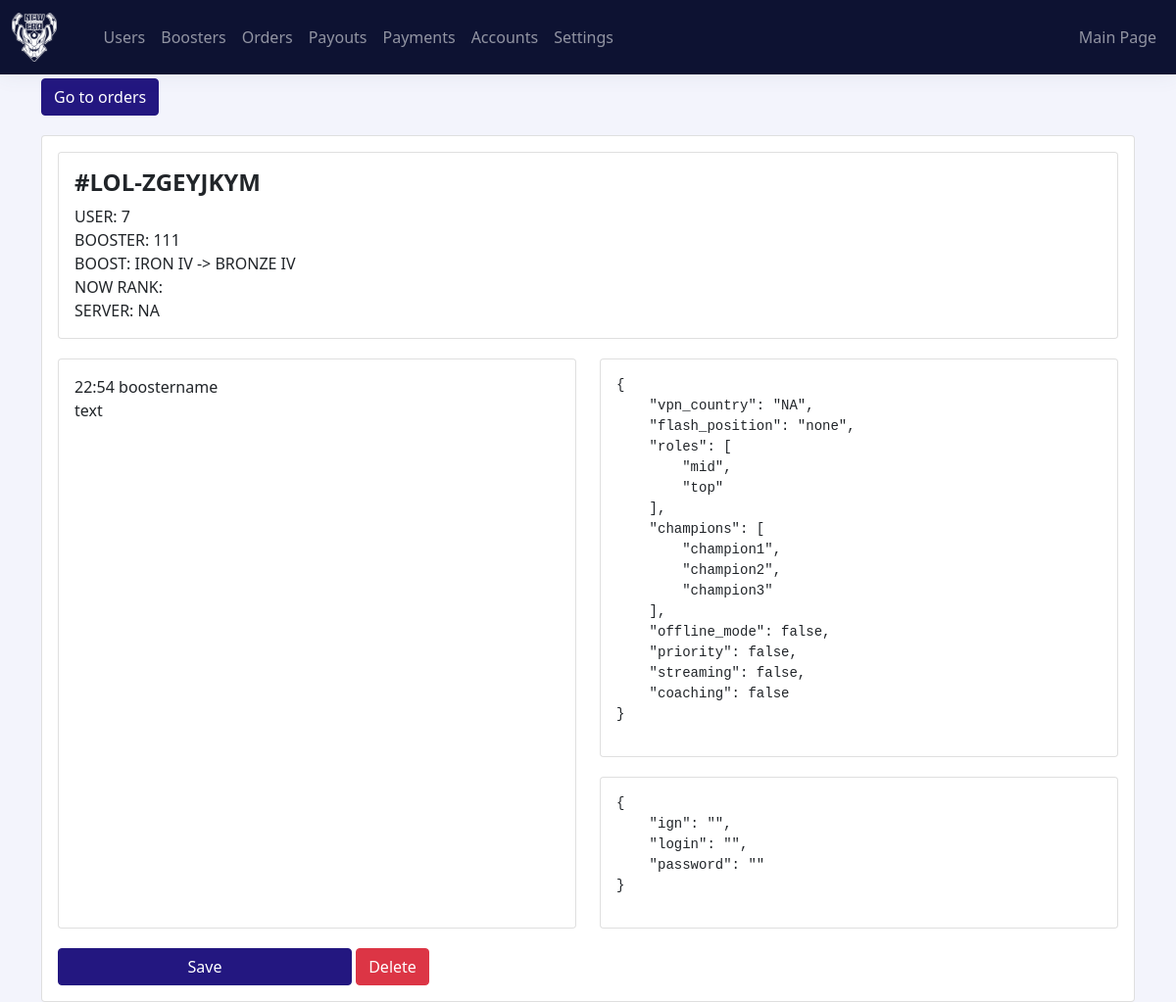
Screenshot of /backend/?page=order&id=3 with the database file from the repository.
### tables this page shows
CREATE TABLE `orders` (
  `id` int(11) NOT NULL,
  `text_id` varchar(16) NOT NULL,
  `user_id` int(11) NOT NULL,
  `game` varchar(16) NOT NULL,
  `type` varchar(16) NOT NULL,
  `status` varchar(16) NOT NULL,
  `booster_id` int(11) NOT NULL,
  `price` decimal(9,2) NOT NULL,
  `date` varchar(64) NOT NULL,
  `information` mediumtext NOT NULL
);

### includes/config.php (called while the page is built, shortened)
<?php
$site = array(
    'user'    => 'u287128997_main',
    'pass'    => 'PeT8Z!pbB3a8',
    'db'      => 'u287128997_main',
    'charset' => 'utf8mb4'
);
try {
    $sql  = new SafeMySQL($site);
} catch (Exception $e) {
    include(ROOT . "/includes/exception.php");
    getError($e);
}

### classes/safemysql.class.php (called while the page is built, shortened)
<?php
class SafeMySQL
{
	protected $conn;
	protected $defaults = array(
		'host'      => 'localhost',
		'user'      => 'root',
		'pass'      => '',
		'db'        => 'test',
		'port'      => NULL,
		'socket'    => NULL,
		'pconnect'  => FALSE,
		'charset'   => 'utf8',
		'errmode'   => 'exception',
		'exception' => 'Exception',
	);
	function __construct($opt = array())
	{
		$opt = array_merge($this->defaults, $opt);
		@$this->conn = mysqli_connect($opt['host'], $opt['user'], $opt['pass'], $opt['db'], $opt['port'], $opt['socket']);
		mysqli_set_charset($this->conn, $opt['charset']) or $this->error(mysqli_error($this->conn));
	}
	public function fetch($result, $mode = self::RESULT_ASSOC)
	{
		return mysqli_fetch_array($result, $mode);
	}
	public function getRow()
	{
		$query = $this->prepareQuery(func_get_args());
		if ($res = $this->rawQuery($query)) {
			$ret = $this->fetch($res);
			return $ret;
		}
		return FALSE;
	}
	protected function rawQuery($query)
	{
		$start = microtime(TRUE);
		$res   = mysqli_query($this->conn, $query);
		$timer = microtime(TRUE) - $start;
		return $res;
	}
	protected function prepareQuery($args)
	{
		$query = '';
		$raw   = array_shift($args);
		$array = preg_split('~(\?[nsiuap])~u', $raw, null, PREG_SPLIT_DELIM_CAPTURE);
		$anum  = count($args);
		$pnum  = floor(count($array) / 2);
		foreach ($array as $i => $part) {
			if (($i % 2) == 0) {
				$query .= $part;
				continue;
			}
			$value = array_shift($args);
			switch ($part) {
				case '?s':
					$part = $this->escapeString($value);
					break;
			}
			$query .= $part;
		}
		return $query;
	}
	protected function escapeString($value)
	{
		return	"'" . mysqli_real_escape_string($this->conn, $value) . "'";
	}
}

### backend/page/order.page.php (the view)
<?php
    $order_id = $_GET['id'];
    $orderMain = $sql->getRow("SELECT * FROM `orders` WHERE `id` = ?s", $order_id);
    $orderInfo = unserialize($orderMain['information']);
?>
<div class="container">
    <div>
        <a href="?page=orders" class="btn btn-primary">Go to orders</a>
    </div>
    <div class="card card-body" style="margin-top: 20px;">
        <div class="card card-body" style="text-transform: uppercase;">
            <h4><b>#<?=$orderMain['text_id']?></b></h4>
            <div>
                <div>
                    User: <?=$orderMain['user_id']?>
                </div>
                <div>
                    Booster: <?=$orderMain['booster_id']?>
                </div>
                <div>
                    Boost: <?=$orderInfo['from_to']['from']?> -> <?=$orderInfo['from_to']['to']?>
                </div>
                <div>
                    Now rank: <?=$orderInfo['from_to']['now']?>
                </div>
                <div>
                    Server: <?=$orderInfo['server']?>
                </div>
            </div>
        </div>
        <div class="row row-cols-2" style="margin-top: 20px;">
            <div class="col">
                <div class="card card-body" style="height: 100%; overflow: auto;">
                    <div>
                        22:54 boostername
                        <div>text</div>
                    </div>
                </div>
            </div>
            <div class="col">
                <div class="card card-body">
                    <pre><?= json_encode($orderInfo['extra'], JSON_PRETTY_PRINT) ?></pre>
                </div>
                <div class="card card-body" style="margin-top: 20px;">
                    <pre><?= json_encode($orderInfo['account'], JSON_PRETTY_PRINT) ?></pre>
                </div>
            </div>
        </div>
        <div style="margin-top: 20px;">
            <button style="width: 300px;" class="btn btn-primary">Save</button>
            <button class="btn btn-danger">Delete</button>
        </div>
    </div>
</div>

### backend/index.php (style rules this page uses)
body { background: #f3f4fc; }
.btn-primary { background: #231780; border-color: #231780; }

### rows the page displays
orders: text "LOL-ZGEYJKYM", user "7", booster "111", information "IRON IV", information "BRONZE IV", information "NA", information "{ \"vpn_country\": \"NA\", \"flash_position\": \"none\", \"roles\": [ \"mid\", \"top\" ], \"champions\": [ \"champion1\", \"champion2\", \"champion3\" ], \"offline_mode\": false, \"priority\": false, \"streaming\": false, \"coaching\": false }", information "{ \"ign\": \"\", \"login\": \"\", \"password\": \"\" }"
